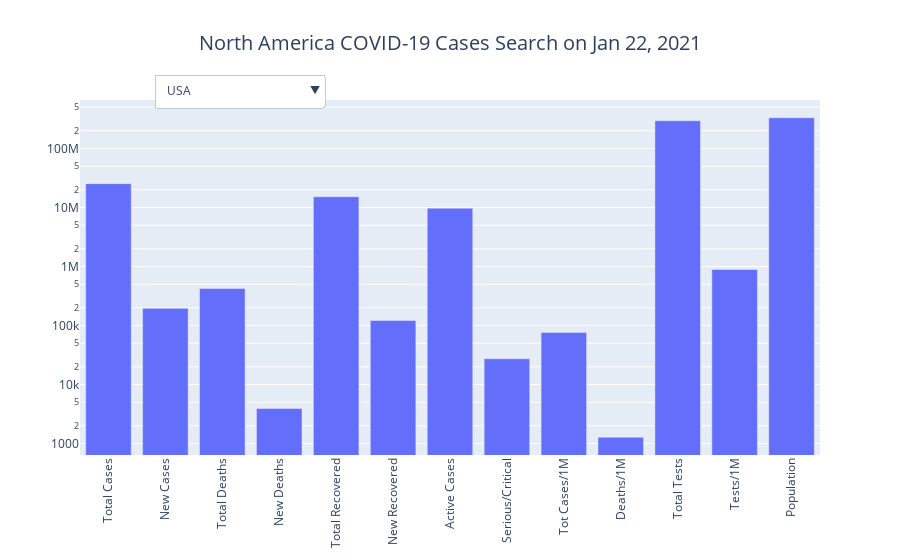

This figure's notebook cell:
### Code cell
country_visualization('North America')

### Figure 1 — Plotly figure (JSON) as saved in the notebook; plotly's stock layout.template omitted (floating-point values rounded to 4 significant figures; data arrays with more than 128 entries replaced by an {"elided": "..."} marker saying what was removed)
{"data": [{"name": "USA", "type": "bar", "visible": true, "x": ["Total Cases", "New Cases", "Total Deaths", "New Deaths", "Total Recovered", "New Recovered", "Active Cases", "Serious/Critical", "Tot Cases/1M", "Deaths/1M", "Total Tests", "Tests/1M", "Population"], "y": [25393220, 195243, 424209, 3918, 15223434, 121524, 9745577, 27322, 76464, 1277, 295542092, 889939, 332092704]}, {"name": "Mexico", "type": "bar", "visible": false, "x": ["Total Cases", "New Cases", "Total Deaths", "New Deaths", "Total Recovered", "New Recovered", "Active Cases", "Serious/Critical", "Tot Cases/1M", "Deaths/1M", "Total Tests", "Tests/1M", "Population"], "y": [1711283, 22339, 146174, 1803, 1277978, 13198, 287131, 5652, 13195, 1127, 4299224, 33150, 129691263]}, {"name": "Canada", "type": "bar", "visible": false, "x": ["Total Cases", "New Cases", "Total Deaths", "New Deaths", "Total Recovered", "New Recovered", "Active Cases", "Serious/Critical", "Tot Cases/1M", "Deaths/1M", "Total Tests", "Tests/1M", "Population"], "y": [737407, 5957, 18828, 206, 652829, 7100, 65750, 868, 19442, 496, 16996450, 448128, 37927656]}, {"name": "Panama", "type": "bar", "visible": false, "x": ["Total Cases", "New Cases", "Total Deaths", "New Deaths", "Total Recovered", "New Recovered", "Active Cases", "Serious/Critical", "Tot Cases/1M", "Deaths/1M", "Total Tests", "Tests/1M", "Population"], "y": [307793, 2041, 4980, 36, 253503, 3288, 49310, 259, 70714, 1144, 1590184, 365336, 4352667]}, {"name": "Dominican Republic", "type": "bar", "visible": false, "x": ["Total Cases", "New Cases", "Total Deaths", "New Deaths", "Total Recovered", "New Recovered", "Active Cases", "Serious/Critical", "Tot Cases/1M", "Deaths/1M", "Total Tests", "Tests/1M", "Population"], "y": [201145, 1473, 2496, 14, 146491, 471, 52158, 332, 18439, 229, 989038, 90664, 10908841]}, {"name": "Costa Rica", "type": "bar", "visible": false, "x": ["Total Cases", "New Cases", "Total Deaths", "New Deaths", "Total Recovered", "New Recovered", "Active Cases", "Serious/Critical", "Tot Cases/1M", "Deaths/1M", "Total Tests", "Tests/1M", "Population"], "y": [189308, 831, 2518, 12, 146448, 724, 40342, 205, 36973, 492, 567141, 110766, 5120188]}, {"name": "Guatemala", "type": "bar", "visible": false, "x": ["Total Cases", "New Cases", "Total Deaths", "New Deaths", "Total Recovered", "New Recovered", "Active Cases", "Serious/Critical", "Tot Cases/1M", "Deaths/1M", "Total Tests", "Tests/1M", "Population"], "y": [152956, 561, 5420, 31, 137092, 112, 10444, 5, 8451, 299, 727972, 40219, 18100143]}, {"name": "Honduras", "type": "bar", "visible": false, "x": ["Total Cases", "New Cases", "Total Deaths", "New Deaths", "Total Recovered", "New Recovered", "Active Cases", "Serious/Critical", "Tot Cases/1M", "Deaths/1M", "Total Tests", "Tests/1M", "Population"], "y": [138044, 1146, 3422, 16, 60392, 175, 74230, 227, 13815, 342, 347776, 34804, 9992498]}, {"name": "El Salvador", "type": "bar", "visible": false, "x": ["Total Cases", "New Cases", "Total Deaths", "New Deaths", "Total Recovered", "New Recovered", "Active Cases", "Serious/Critical", "Tot Cases/1M", "Deaths/1M", "Total Tests", "Tests/1M", "Population"], "y": [52672, 284, 1540, 10, 46370, 357, 4762, 105, 8098, 237, 675048, 103780, 6504594]}, {"name": "Cuba", "type": "bar", "visible": false, "x": ["Total Cases", "New Cases", "Total Deaths", "New Deaths", "Total Recovered", "New Recovered", "Active Cases", "Serious/Critical", "Tot Cases/1M", "Deaths/1M", "Total Tests", "Tests/1M", "Population"], "y": [20060, 530, 188, 4, 15311, 557, 4561, 45, 1772, 17, 1738190, 153513, 11322718]}, {"name": "Jamaica", "type": "bar", "visible": false, "x": ["Total Cases", "New Cases", "Total Deaths", "New Deaths", "Total Recovered", "New Recovered", "Active Cases", "Serious/Critical", "Tot Cases/1M", "Deaths/1M", "Total Tests", "Tests/1M", "Population"], "y": [14658, 108, 332, 1, 11833, 24, 2493, 12, 4938, 112, 156367, 52677, 2968432]}, {"name": "Belize", "type": "bar", "visible": false, "x": ["Total Cases", "New Cases", "Total Deaths", "New Deaths", "Total Recovered", "New Recovered", "Active Cases", "Serious/Critical", "Tot Cases/1M", "Deaths/1M", "Total Tests", "Tests/1M", "Population"], "y": [11700, 24, 290, 1, 11009, 47, 401, 2, 29130, 722, 66923, 166621, 401649]}, {"name": "Haiti", "type": "bar", "visible": false, "x": ["Total Cases", "New Cases", "Total Deaths", "New Deaths", "Total Recovered", "New Recovered", "Active Cases", "Serious/Critical", "Tot Cases/1M", "Deaths/1M", "Total Tests", "Tests/1M", "Population"], "y": [11035, -1, 243, -1, 8979, -1, 1813, -1, 961, 21, 45894, 3998, 11480276]}, {"name": "Guadeloupe", "type": "bar", "visible": false, "x": ["Total Cases", "New Cases", "Total Deaths", "New Deaths", "Total Recovered", "New Recovered", "Active Cases", "Serious/Critical", "Tot Cases/1M", "Deaths/1M", "Total Tests", "Tests/1M", "Population"], "y": [8980, -1, 154, -1, 2242, -1, 6584, 3, 22441, 385, 112838, 281980, 400163]}, {"name": "Bahamas", "type": "bar", "visible": false, "x": ["Total Cases", "New Cases", "Total Deaths", "New Deaths", "Total Recovered", "New Recovered", "Active Cases", "Serious/Critical", "Tot Cases/1M", "Deaths/1M", "Total Tests", "Tests/1M", "Population"], "y": [8101, 13, 175, -1, 6720, -1, 1206, 12, 20491, 443, 57484, 145401, 395349]}, {"name": "Trinidad and Tobago", "type": "bar", "visible": false, "x": ["Total Cases", "New Cases", "Total Deaths", "New Deaths", "Total Recovered", "New Recovered", "Active Cases", "Serious/Critical", "Tot Cases/1M", "Deaths/1M", "Total Tests", "Tests/1M", "Population"], "y": [7456, 6, 133, -1, 6991, 17, 332, 2, 5318, 95, 80170, 57181, 1402037]}, {"name": "Aruba", "type": "bar", "visible": false, "x": ["Total Cases", "New Cases", "Total Deaths", "New Deaths", "Total Recovered", "New Recovered", "Active Cases", "Serious/Critical", "Tot Cases/1M", "Deaths/1M", "Total Tests", "Tests/1M", "Population"], "y": [6656, 33, 56, 4, 6098, 85, 502, 11, 62193, 523, 79145, 739528, 107021]}, {"name": "Martinique", "type": "bar", "visible": false, "x": ["Total Cases", "New Cases", "Total Deaths", "New Deaths", "Total Recovered", "New Recovered", "Active Cases", "Serious/Critical", "Tot Cases/1M", "Deaths/1M", "Total Tests", "Tests/1M", "Population"], "y": [6327, -1, 44, -1, 98, -1, 6185, 2, 16867, 117, 82508, 219962, 375101]}, {"name": "Nicaragua", "type": "bar", "visible": false, "x": ["Total Cases", "New Cases", "Total Deaths", "New Deaths", "Total Recovered", "New Recovered", "Active Cases", "Serious/Critical", "Tot Cases/1M", "Deaths/1M", "Total Tests", "Tests/1M", "Population"], "y": [6204, -1, 168, -1, 4225, -1, 1811, -1, 930, 25, -1, -1, 6668646]}, {"name": "Curaçao", "type": "bar", "visible": false, "x": ["Total Cases", "New Cases", "Total Deaths", "New Deaths", "Total Recovered", "New Recovered", "Active Cases", "Serious/Critical", "Tot Cases/1M", "Deaths/1M", "Total Tests", "Tests/1M", "Population"], "y": [4543, 6, 20, -1, 4416, 8, 107, 3, 27622, 122, 42333, 257390, 164470]}, {"name": "Sint Maarten", "type": "bar", "visible": false, "x": ["Total Cases", "New Cases", "Total Deaths", "New Deaths", "Total Recovered", "New Recovered", "Active Cases", "Serious/Critical", "Tot Cases/1M", "Deaths/1M", "Total Tests", "Tests/1M", "Population"], "y": [1724, 16, 27, -1, 1564, 10, 133, 1, 39956, 626, 13533, 313641, 43148]}, {"name": "Turks and Caicos", "type": "bar", "visible": false, "x": ["Total Cases", "New Cases", "Total Deaths", "New Deaths", "Total Recovered", "New Recovered", "Active Cases", "Serious/Critical", "Tot Cases/1M", "Deaths/1M", "Total Tests", "Tests/1M", "Population"], "y": [1192, 28, 7, -1, 954, 19, 231, 6, 30556, 179, 12955, 332094, 39010]}, {"name": "Barbados", "type": "bar", "visible": false, "x": ["Total Cases", "New Cases", "Total Deaths", "New Deaths", "Total Recovered", "New Recovered", "Active Cases", "Serious/Critical", "Tot Cases/1M", "Deaths/1M", "Total Tests", "Tests/1M", "Population"], "y": [1156, -1, 9, -1, 493, -1, 654, 1, 4020, 31, 93070, 323640, 287573]}, {"name": "Saint Martin", "type": "bar", "visible": false, "x": ["Total Cases", "New Cases", "Total Deaths", "New Deaths", "Total Recovered", "New Recovered", "Active Cases", "Serious/Critical", "Tot Cases/1M", "Deaths/1M", "Total Tests", "Tests/1M", "Population"], "y": [1146, -1, 12, -1, 1006, -1, 128, 7, 29359, 307, 12433, 318517, 39034]}, {"name": "Saint Lucia", "type": "bar", "visible": false, "x": ["Total Cases", "New Cases", "Total Deaths", "New Deaths", "Total Recovered", "New Recovered", "Active Cases", "Serious/Critical", "Tot Cases/1M", "Deaths/1M", "Total Tests", "Tests/1M", "Population"], "y": [755, 37, 10, 1, 412, 58, 333, 1, 4101, 54, 22768, 123673, 184099]}, {"name": "St. Vincent Grenadines", "type": "bar", "visible": false, "x": ["Total Cases", "New Cases", "Total Deaths", "New Deaths", "Total Recovered", "New Recovered", "Active Cases", "Serious/Critical", "Tot Cases/1M", "Deaths/1M", "Total Tests", "Tests/1M", "Population"], "y": [690, -1, 2, -1, 126, -1, 562, 2, 6208, 18, 24866, 223740, 111138]}, {"name": "Bermuda", "type": "bar", "visible": false, "x": ["Total Cases", "New Cases", "Total Deaths", "New Deaths", "Total Recovered", "New Recovered", "Active Cases", "Serious/Critical", "Tot Cases/1M", "Deaths/1M", "Total Tests", "Tests/1M", "Population"], "y": [684, -1, 12, -1, 625, 14, 47, 6, 11006, 193, 159226, 2562045, 62148]}, {"name": "Cayman Islands", "type": "bar", "visible": false, "x": ["Total Cases", "New Cases", "Total Deaths", "New Deaths", "Total Recovered", "New Recovered", "Active Cases", "Serious/Critical", "Tot Cases/1M", "Deaths/1M", "Total Tests", "Tests/1M", "Population"], "y": [382, -1, 2, -1, 346, -1, 34, 1, 5774, 30, 65729, 993576, 66154]}, {"name": "Caribbean Netherlands", "type": "bar", "visible": false, "x": ["Total Cases", "New Cases", "Total Deaths", "New Deaths", "Total Recovered", "New Recovered", "Active Cases", "Serious/Critical", "Tot Cases/1M", "Deaths/1M", "Total Tests", "Tests/1M", "Population"], "y": [360, -1, 3, -1, 244, -1, 113, -1, 13657, 114, 5145, 195182, 26360]}, {"name": "St. Barth", "type": "bar", "visible": false, "x": ["Total Cases", "New Cases", "Total Deaths", "New Deaths", "Total Recovered", "New Recovered", "Active Cases", "Serious/Critical", "Tot Cases/1M", "Deaths/1M", "Total Tests", "Tests/1M", "Population"], "y": [300, -1, 1, -1, 204, -1, 95, -1, 30321, 101, 8518, 860926, 9894]}, {"name": "Antigua and Barbuda", "type": "bar", "visible": false, "x": ["Total Cases", "New Cases", "Total Deaths", "New Deaths", "Total Recovered", "New Recovered", "Active Cases", "Serious/Critical", "Tot Cases/1M", "Deaths/1M", "Total Tests", "Tests/1M", "Population"], "y": [195, 3, 6, -1, 162, -1, 27, 1, 1982, 61, 8200, 83347, 98384]}, {"name": "Grenada", "type": "bar", "visible": false, "x": ["Total Cases", "New Cases", "Total Deaths", "New Deaths", "Total Recovered", "New Recovered", "Active Cases", "Serious/Critical", "Tot Cases/1M", "Deaths/1M", "Total Tests", "Tests/1M", "Population"], "y": [139, -1, 1, -1, 129, -1, 9, -1, 1232, 9, 18314, 162335, 112816]}, {"name": "British Virgin Islands", "type": "bar", "visible": false, "x": ["Total Cases", "New Cases", "Total Deaths", "New Deaths", "Total Recovered", "New Recovered", "Active Cases", "Serious/Critical", "Tot Cases/1M", "Deaths/1M", "Total Tests", "Tests/1M", "Population"], "y": [114, -1, 1, -1, 95, -1, 18, -1, 3757, 33, 13223, 435770, 30344]}, {"name": "Dominica", "type": "bar", "visible": false, "x": ["Total Cases", "New Cases", "Total Deaths", "New Deaths", "Total Recovered", "New Recovered", "Active Cases", "Serious/Critical", "Tot Cases/1M", "Deaths/1M", "Total Tests", "Tests/1M", "Population"], "y": [113, -1, -1, -1, 105, 1, 8, -1, 1568, -1, 8640, 119855, 72087]}, {"name": "Saint Kitts and Nevis", "type": "bar", "visible": false, "x": ["Total Cases", "New Cases", "Total Deaths", "New Deaths", "Total Recovered", "New Recovered", "Active Cases", "Serious/Critical", "Tot Cases/1M", "Deaths/1M", "Total Tests", "Tests/1M", "Population"], "y": [35, -1, -1, -1, 33, -1, 2, -1, 655, -1, 6470, 121138, 53410]}], "layout": {"title": {"font": {"size": 20}, "text": "North America COVID-19 Cases Search on Jan 22, 2021", "x": 0.5, "xanchor": "center"}, "updatemenus": [{"buttons": [{"args": [{"visible": {"elided": "207 bool values"}}], "label": "USA", "method": "update"}, {"args": [{"visible": {"elided": "207 bool values"}}], "label": "Mexico", "method": "update"}, {"args": [{"visible": {"elided": "207 bool values"}}], "label": "Canada", "method": "update"}, {"args": [{"visible": {"elided": "207 bool values"}}], "label": "Panama", "method": "update"}, {"args": [{"visible": {"elided": "207 bool values"}}], "label": "Dominican Republic", "method": "update"}, {"args": [{"visible": {"elided": "207 bool values"}}], "label": "Costa Rica", "method": "update"}, {"args": [{"visible": {"elided": "207 bool values"}}], "label": "Guatemala", "method": "update"}, {"args": [{"visible": {"elided": "207 bool values"}}], "label": "Honduras", "method": "update"}, {"args": [{"visible": {"elided": "207 bool values"}}], "label": "El Salvador", "method": "update"}, {"args": [{"visible": {"elided": "207 bool values"}}], "label": "Cuba", "method": "update"}, {"args": [{"visible": {"elided": "207 bool values"}}], "label": "Jamaica", "method": "update"}, {"args": [{"visible": {"elided": "207 bool values"}}], "label": "Belize", "method": "update"}, {"args": [{"visible": {"elided": "207 bool values"}}], "label": "Haiti", "method": "update"}, {"args": [{"visible": {"elided": "207 bool values"}}], "label": "Guadeloupe", "method": "update"}, {"args": [{"visible": {"elided": "207 bool values"}}], "label": "Bahamas", "method": "update"}, {"args": [{"visible": {"elided": "207 bool values"}}], "label": "Trinidad and Tobago", "method": "update"}, {"args": [{"visible": {"elided": "207 bool values"}}], "label": "Aruba", "method": "update"}, {"args": [{"visible": {"elided": "207 bool values"}}], "label": "Martinique", "method": "update"}, {"args": [{"visible": {"elided": "207 bool values"}}], "label": "Nicaragua", "method": "update"}, {"args": [{"visible": {"elided": "207 bool values"}}], "label": "Curaçao", "method": "update"}, {"args": [{"visible": {"elided": "207 bool values"}}], "label": "Sint Maarten", "method": "update"}, {"args": [{"visible": {"elided": "207 bool values"}}], "label": "Turks and Caicos", "method": "update"}, {"args": [{"visible": {"elided": "207 bool values"}}], "label": "Barbados", "method": "update"}, {"args": [{"visible": {"elided": "207 bool values"}}], "label": "Saint Martin", "method": "update"}, {"args": [{"visible": {"elided": "207 bool values"}}], "label": "Saint Lucia", "method": "update"}, {"args": [{"visible": {"elided": "207 bool values"}}], "label": "St. Vincent Grenadines", "method": "update"}, {"args": [{"visible": {"elided": "207 bool values"}}], "label": "Bermuda", "method": "update"}, {"args": [{"visible": {"elided": "207 bool values"}}], "label": "Cayman Islands", "method": "update"}, {"args": [{"visible": {"elided": "207 bool values"}}], "label": "Caribbean Netherlands", "method": "update"}, {"args": [{"visible": {"elided": "207 bool values"}}], "label": "St. Barth", "method": "update"}, {"args": [{"visible": {"elided": "207 bool values"}}], "label": "Antigua and Barbuda", "method": "update"}, {"args": [{"visible": {"elided": "207 bool values"}}], "label": "Grenada", "method": "update"}, {"args": [{"visible": {"elided": "207 bool values"}}], "label": "British Virgin Islands", "method": "update"}, {"args": [{"visible": {"elided": "207 bool values"}}], "label": "Dominica", "method": "update"}, {"args": [{"visible": {"elided": "207 bool values"}}], "label": "Saint Kitts and Nevis", "method": "update"}], "direction": "down", "pad": {"r": 10, "t": 10}, "showactive": true, "x": 0.1, "xanchor": "left", "y": 1.1, "yanchor": "top"}], "xaxis": {"tickangle": -90}, "yaxis": {"type": "log"}}}
